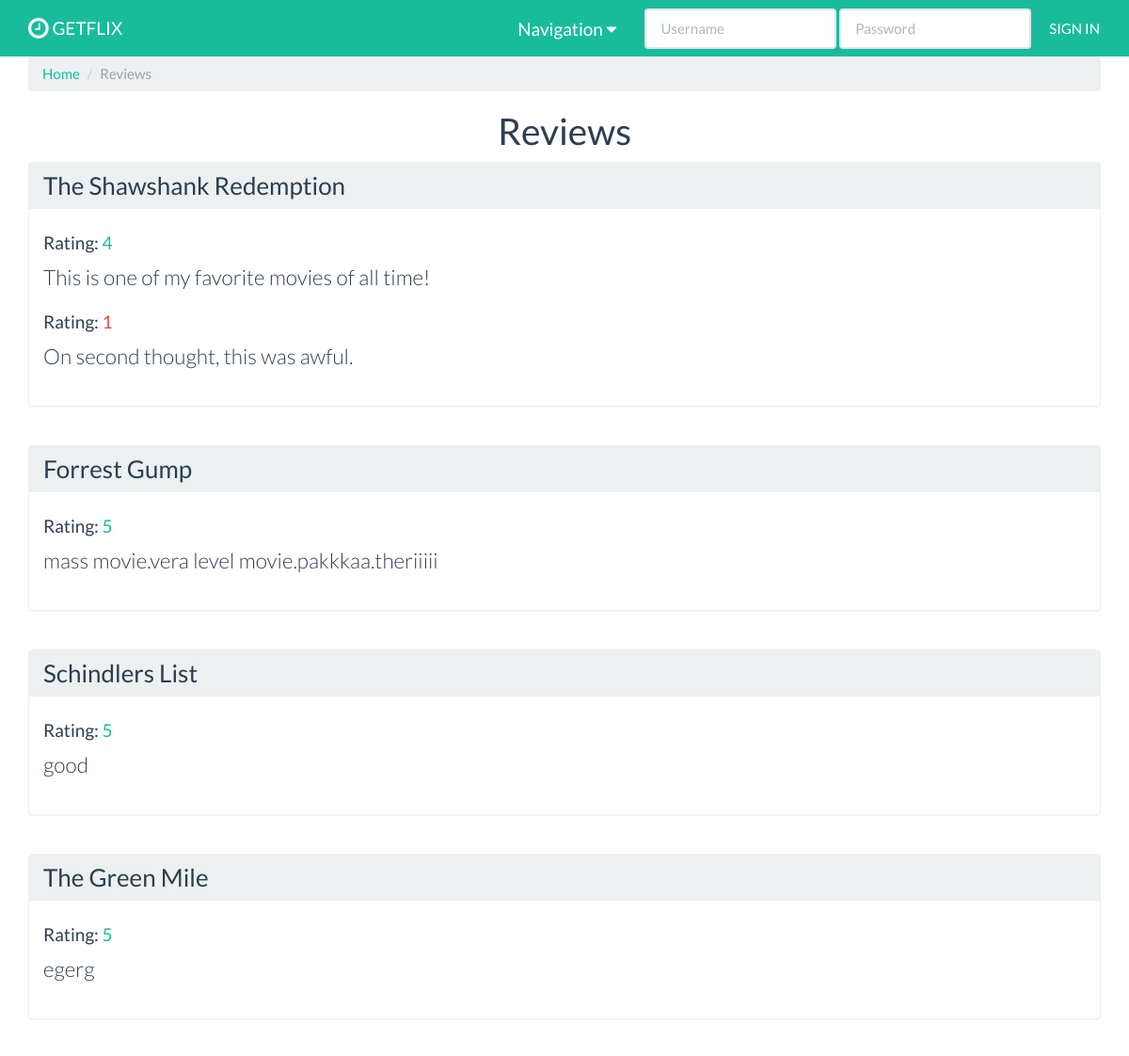
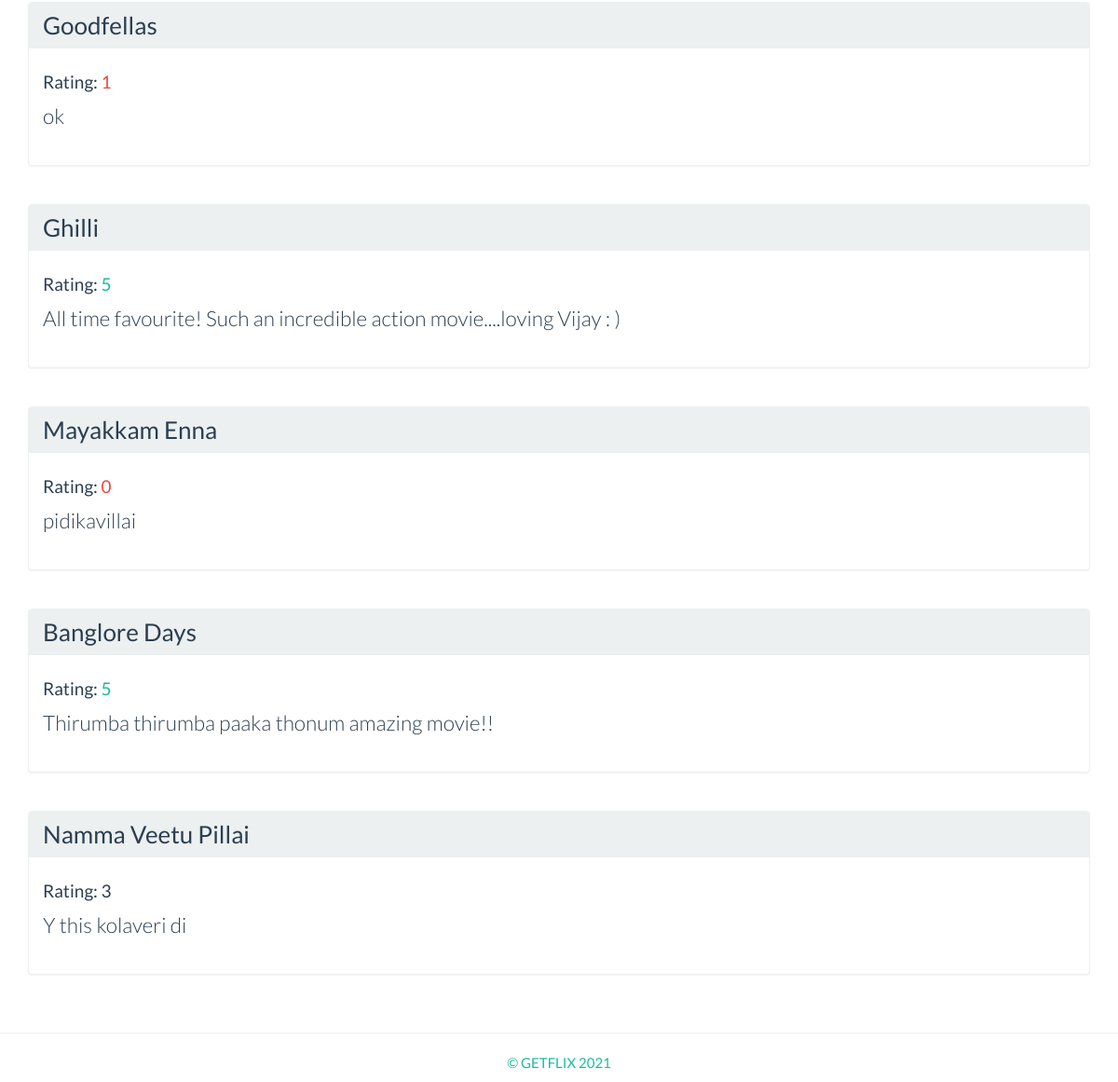
Page /review/reviews.php on the committed database (2 pictures, top to bottom).
### tables this page shows
CREATE TABLE IF NOT EXISTS `movies` (
  `movie_id` int(11) UNSIGNED NOT NULL AUTO_INCREMENT,
  `movie_name` varchar(255) NOT NULL DEFAULT '',
  `movie_year` int(4) NOT NULL,
  `movie_rating` varchar(10) NOT NULL DEFAULT '',
  `movie_bio` varchar(255) DEFAULT NULL,
  `movie_img` varchar(200) NOT NULL,
  PRIMARY KEY (`movie_id`)
);

CREATE TABLE IF NOT EXISTS `reviews` (
  `review_id` int(11) UNSIGNED NOT NULL AUTO_INCREMENT,
  `review_movie_id` int(11) UNSIGNED NOT NULL,
  `review_user_id` int(11) UNSIGNED NOT NULL,
  `review_rating` int(11) NOT NULL,
  `review_content` varchar(255) NOT NULL DEFAULT '',
  PRIMARY KEY (`review_id`),
  KEY `users_foreign_key` (`review_user_id`),
  KEY `movies_foreign_key` (`review_movie_id`)
);

### review/reviews.php (the view, shortened to what this page needs)
<?php
require_once ('includes/header.php');
require_once ('includes/database.php');
$query_str = "SELECT * FROM movies";
$result = $conn->query($query_str);
?>
	<div class="container wrapper">
		<ul class="breadcrumb">
			<li><a href="index.php">Home</a></li>
			<li class="active">Reviews</li>
		</ul>
		<h1 class="text-center">Reviews</h1>
		<?php
		while ($movie_row = $result->fetch_assoc()):
			$movie_id = $movie_row['movie_id'];
			$review_str = "SELECT * FROM reviews WHERE review_movie_id='$movie_id'";
			$review_result = $conn->query($review_str);
			$review_row = $review_result->fetch_assoc();
			if ($review_row) { ?>
				<div class="row movie-list">
					<div class="col-xs-12">
						<div class="panel panel-default">
							<div class="panel-heading">
								<h3 class="panel-title">
									<a href="moviedetails.php?id=<?= $movie_row['movie_id'] ?>"><?= $movie_row['movie_name'] ?></a>
								</h3>
							</div>
							<div class="panel-body">
								<?php
								$review_result = $conn->query($review_str);
								while ($review_row = $review_result->fetch_assoc()) :
									?>
									<h4>Rating: <span class="<?php
										if ($review_row['review_rating'] >= 4 ){
											echo 'text-success';
										} elseif ( $review_row['review_rating'] < 2 ) {
											echo 'text-danger';
										}
										?>"> <?=$review_row['review_rating'] ?></span></h4>
									<p class="lead"><?= $review_row['review_content'] ?></p>
								<?php endwhile ?>
							</div>
						</div>
					</div>
				</div>
			<?php }  endwhile ?>
	</div>
<?php
include ('includes/footer.php');
?>

### rows in the picture
movies: movie_name "The Shawshank Redemption"
reviews: review_rating "4", review_content "This is one of my favorite movies of all time!"
reviews: review_rating "1", review_content "On second thought, this was awful."
movies: movie_name "Forrest Gump"
reviews: review_rating "5", review_content "mass movie.vera level movie.pakkkaa.theriiiii"
movies: movie_name "Schindlers List"
reviews: review_rating "5", review_content "good"
movies: movie_name "The Green Mile"
reviews: review_rating "5", review_content "egerg"
movies: movie_name "Goodfellas"
reviews: review_rating "1", review_content "ok"
movies: movie_name "Ghilli"
reviews: review_rating "5", review_content "All time favourite! Such an incredible action movie....loving Vijay : )"
movies: movie_name "Mayakkam Enna"
reviews: review_rating "0", review_content "pidikavillai"
movies: movie_name "Banglore Days"
reviews: review_rating "5", review_content "Thirumba thirumba paaka thonum amazing movie!!"
movies: movie_name "Namma Veetu Pillai"
reviews: review_rating "3", review_content "Y this kolaveri di"
